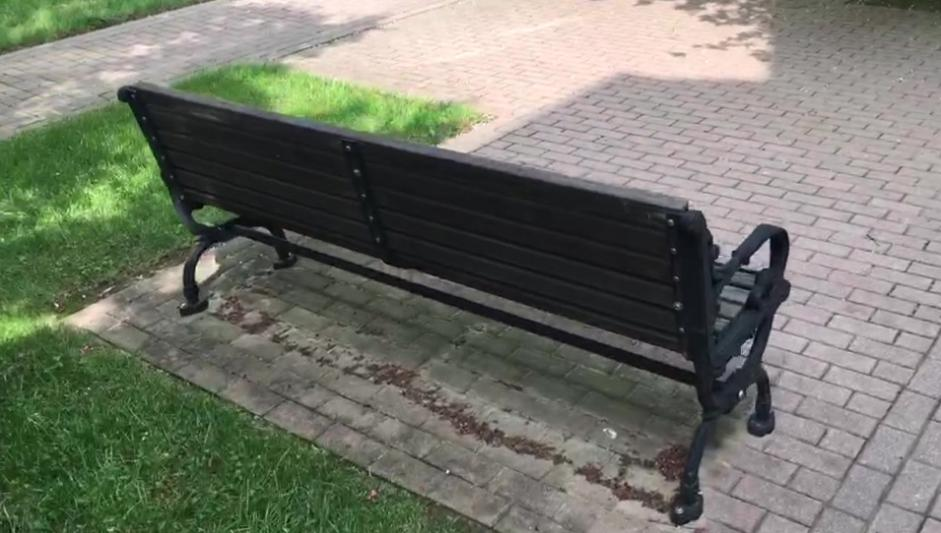
#> input picture .rsync/samples/206_21811_45891/frame000024.jpg, 941 x 533 px
$ python -i match_filter.py   (imports and definitions only)
#> lines starting #> are read from the running program, lines starting #| are printed output that depends on the picture
#> further down, picture is the input picture: shape (533, 941, 3); mean B, G, R 106.4, 118.5, 115.4
import numpy as np
import cv2


# [24 lines left out: functions cross_check_matches, export_colmap_matches, contrast_stretching, not called in this run]


def histogram_equalization(image, is_color=True):
#> called with is_color = True
    if is_color:
        # Convert to YCrCb color space
        ycrcb_image = cv2.cvtColor(image, cv2.COLOR_BGR2YCrCb)
#> ycrcb_image: shape (533, 941, 3); mean of channels 0, 1, 2 116.2, 127.4, 122.5
        # Perform histogram equalization on the Y channel
        ycrcb_image[..., 0] = cv2.equalizeHist(ycrcb_image[..., 0])
#> ycrcb_image: shape (533, 941, 3); mean of channels 0, 1, 2 128.2, 127.4, 122.5
        # Convert back to BGR color space
        equalized_image = cv2.cvtColor(ycrcb_image, cv2.COLOR_YCrCb2BGR)
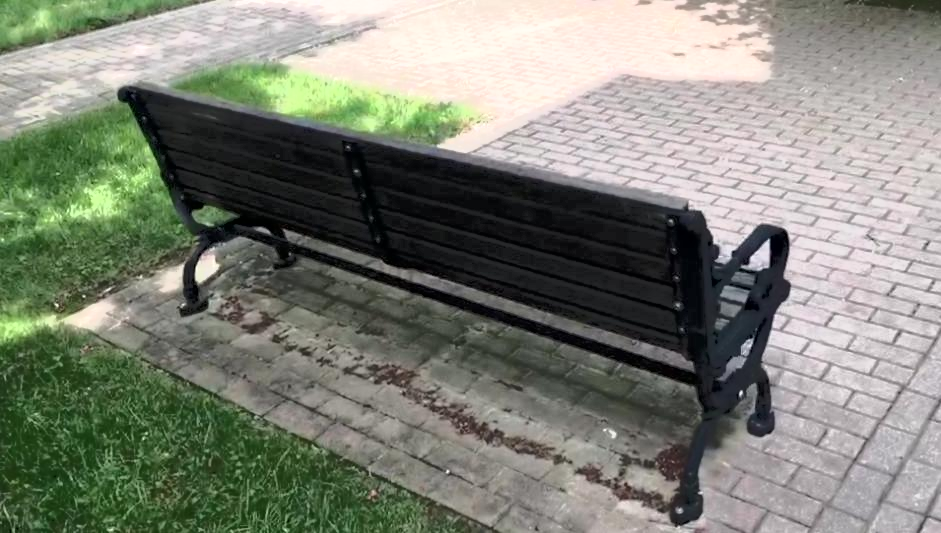
#> equalized_image: shape (533, 941, 3); mean B, G, R 118.4, 130.6, 126.9
    else:
        equalized_image = cv2.equalizeHist(image)
    return equalized_image


# [24 lines left out: function filter_matches, not called in this run]

>>> import cv2
>>> picture = cv2.imread('../../.rsync/samples/206_21811_45891/frame000024.jpg')
>>> result = histogram_equalization(picture)

$ run again, on .rsync/samples/206_21811_45891/frame000032.jpg
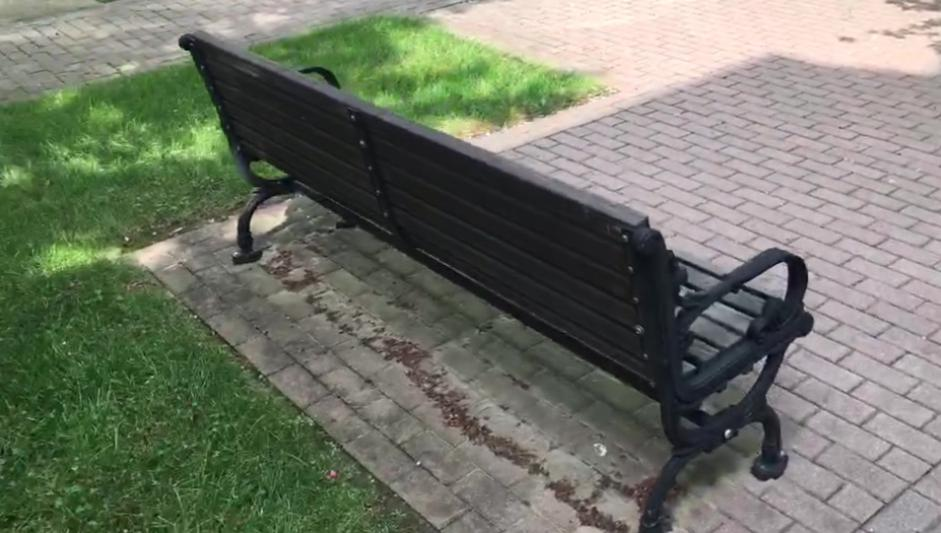
#> input picture .rsync/samples/206_21811_45891/frame000032.jpg, 941 x 533 px
#> picture is the input picture: shape (533, 941, 3); mean B, G, R 104.3, 118.7, 113.8
#> in histogram_equalization, `equalized_image = cv2.cvtColor(ycrcb_image, cv2.COLOR_YCrCb2BGR)`:
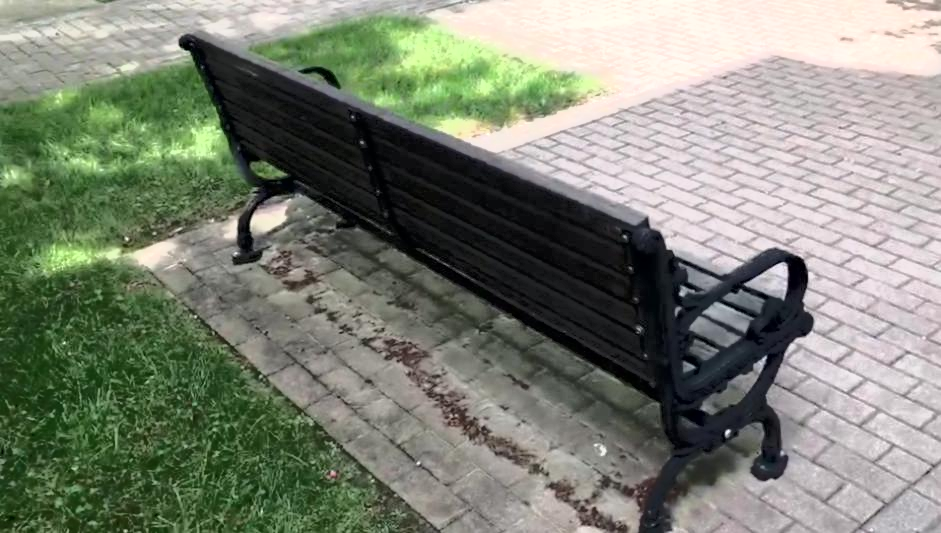
#> equalized_image: shape (533, 941, 3); mean B, G, R 116.9, 131.3, 125.9

$ run again, on .rsync/samples/206_21811_45891/frame000043.jpg
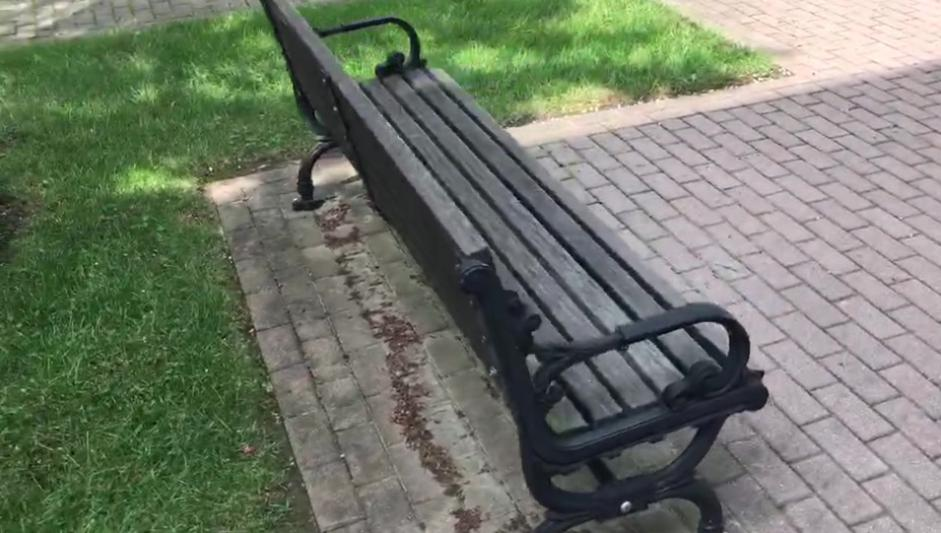
#> input picture .rsync/samples/206_21811_45891/frame000043.jpg, 941 x 533 px
#> picture is the input picture: shape (533, 941, 3); mean B, G, R 105, 120.6, 112.7
#> in histogram_equalization, `equalized_image = cv2.cvtColor(ycrcb_image, cv2.COLOR_YCrCb2BGR)`:
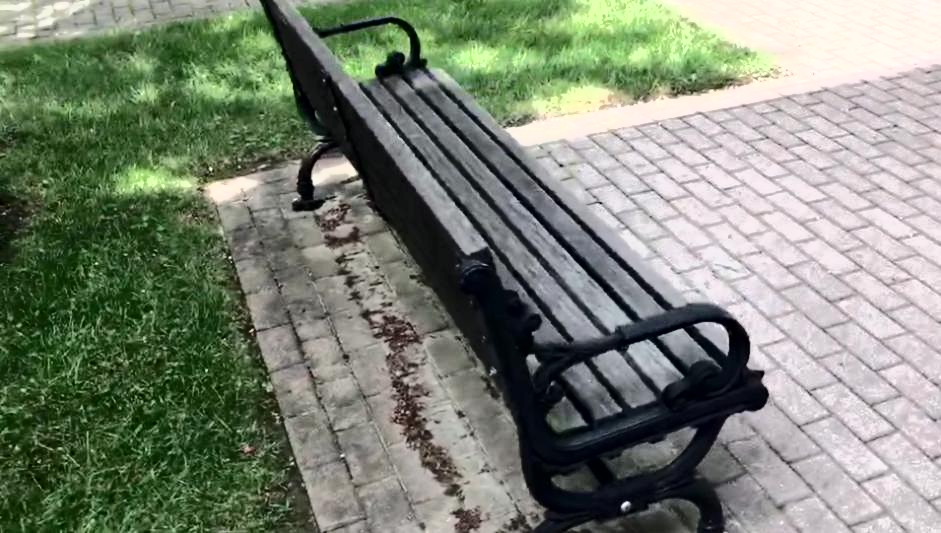
#> equalized_image: shape (533, 941, 3); mean B, G, R 116.8, 132.4, 124.2
